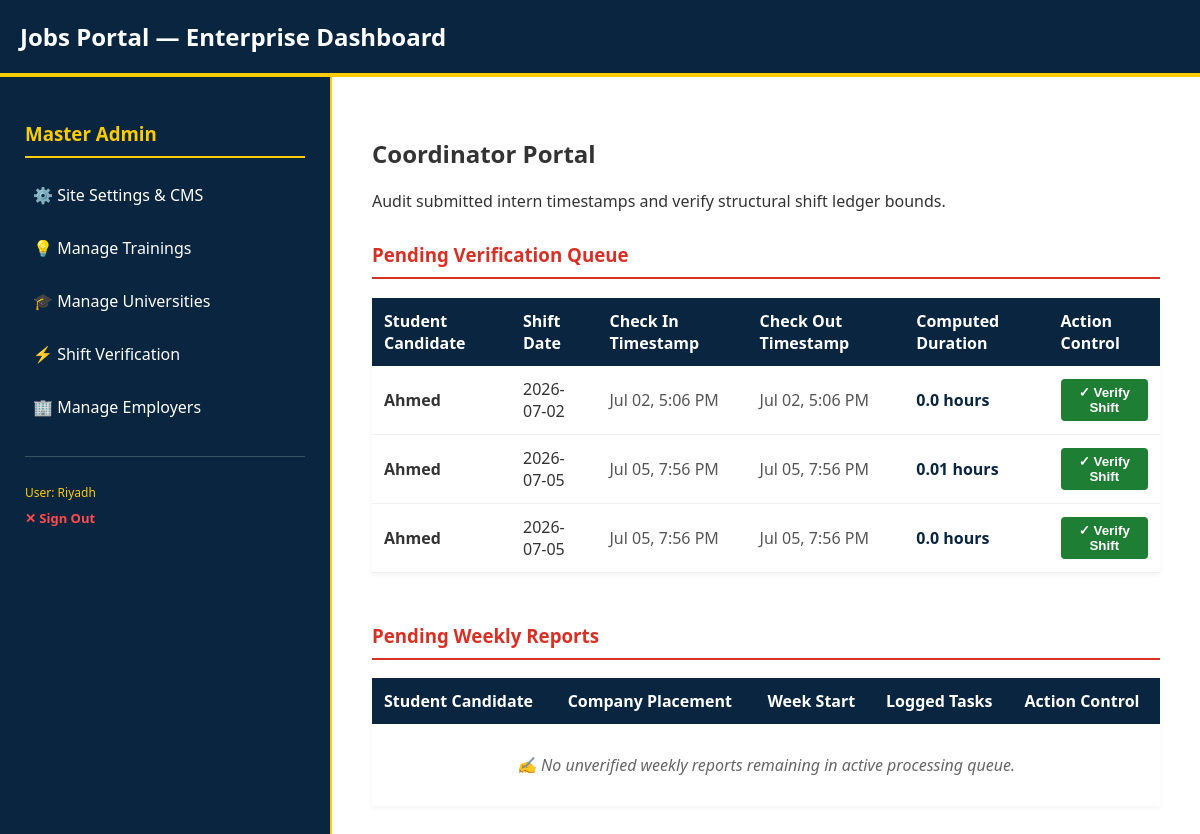
Before: /admin-manage/ (signed in) with the older database file.
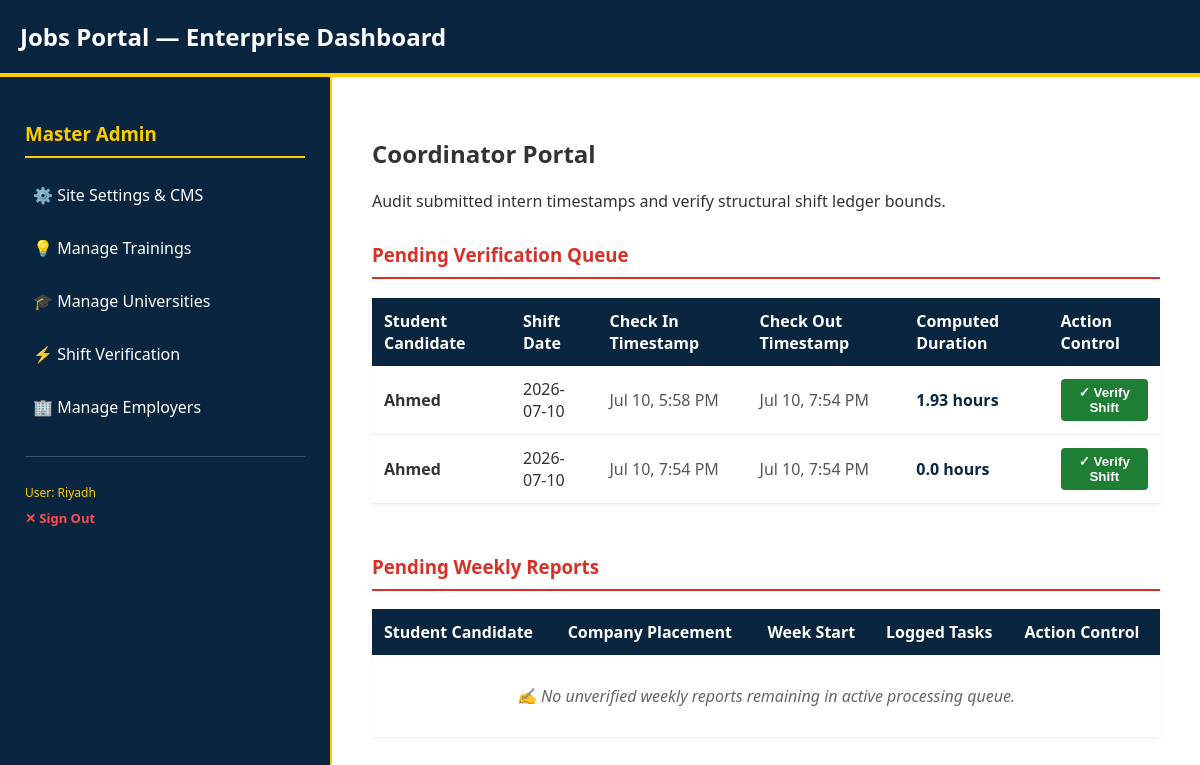
After: the same page with the newer database file.
### student_portal/models.py (models this page shows, shortened)
class AttendanceRecord(models.Model):
    user = models.ForeignKey(User, on_delete=models.CASCADE, related_name='attendance_records')
    date = models.DateField(default=timezone.now)
    check_in = models.DateTimeField(null=True, blank=True)
    check_out = models.DateTimeField(null=True, blank=True)
    hours_worked = models.FloatField(default=0.0)
    is_verified = models.BooleanField(default=False)

### student_portal/views.py (the view, shortened to what this page needs)
# urls.py: path('admin-manage/', views.admin_manage_view, name='admin_manage'),
@login_required
def admin_manage_view(request):
    if not (request.user.is_staff or request.user.is_superuser):
        return redirect('guest_home')
    pending_records = AttendanceRecord.objects.filter(is_verified=False, check_out__isnull=False)
    pending_reports = WeeklyReport.objects.filter(status='Pending').order_by('submitted_at')
    context = {
        'pending_records': pending_records,
        'pending_reports': pending_reports
    }
    return render(request, 'admin_manage.html', context)

### student_portal/templates/admin_manage.html (shortened to what the changed rows need)
{% extends 'base.html' %}
{% block content %}
<h2>Coordinator Portal</h2>
<div style="margin-top: 30px;">
    <table style="width: 100%; border-collapse: collapse; margin-top: 15px; background: white; box-shadow: 0 2px 5px rgba(0,0,0,0.05);">
        <thead>
            <tr style="background: var(--primary-blue); color: white; text-align: left;">
                <th style="padding: 12px;">Student Candidate</th>
                <th style="padding: 12px;">Shift Date</th>
                <th style="padding: 12px;">Check In Timestamp</th>
                <th style="padding: 12px;">Check Out Timestamp</th>
                <th style="padding: 12px;">Computed Duration</th>
                <th style="padding: 12px;">Action Control</th>
            </tr>
        </thead>
        <tbody>
            {% for record in pending_records %}
                <tr style="border-bottom: 1px solid #eee;">
                    <td style="padding: 12px; font-weight: bold;">{{ record.user.username }}</td>
                    <td style="padding: 12px;">{{ record.date|date:"Y-m-d" }}</td>
                    <td style="padding: 12px; color: #555;">{{ record.check_in|date:"M d, g:i A" }}</td>
                    <td style="padding: 12px; color: #555;">{{ record.check_out|date:"M d, g:i A" }}</td>
                    <td style="padding: 12px; font-weight: bold; color: var(--primary-blue);">{{ record.hours_worked }} hours</td>
                    <td style="padding: 12px;">
                        <form method="post" style="margin: 0;">
                            <button type="submit" style="background:#1e7e34; color:white; border:none; padding:6px 12px; border-radius:4px; font-weight:bold; cursor:pointer;">✓ Verify Shift</button>
                        </form>
                    </td>
                </tr>
            {% empty %}
                <tr>
                    <td colspan="6" style="padding: 30px; text-align: center; color: #666; font-style: italic;">
                        🎉 No unverified rows remaining in active processing queue.
                    </td>
                </tr>
            {% endfor %}
        </tbody>
    </table>
</div>
<div style="margin-top: 50px; margin-bottom: 50px;">
    <table style="width: 100%; border-collapse: collapse; margin-top: 15px; background: white; box-shadow: 0 2px 5px rgba(0,0,0,0.05);">
        <thead>
            <tr style="background: var(--primary-blue); color: white; text-align: left;">
                <th style="padding: 12px;">Student Candidate</th>
                <th style="padding: 12px;">Company Placement</th>
                <th style="padding: 12px;">Week Start</th>
                <th style="padding: 12px;">Logged Tasks</th>
                <th style="padding: 12px;">Action Control</th>
            </tr>
        </thead>
    </table>
</div>
{% endblock %}

Changed rows visible on the page:
no longer on this page (row edited): AttendanceRecord: user.username "Ahmed", date "2026-07-02", check_in "Jul 02, 5:06 PM", check_out "Jul 02, 5:06 PM", hours_worked "0.0"
no longer on this page (row edited): AttendanceRecord: user.username "Ahmed", date "2026-07-05", check_in "Jul 05, 7:56 PM", check_out "Jul 05, 7:56 PM", hours_worked "0.01"
no longer on this page (row edited): AttendanceRecord: user.username "Ahmed", date "2026-07-05", check_in "Jul 05, 7:56 PM", check_out "Jul 05, 7:56 PM", hours_worked "0.0"
added AttendanceRecord: user.username "Ahmed", date "2026-07-10", check_in "Jul 10, 5:58 PM", check_out "Jul 10, 7:54 PM", hours_worked "1.93"
added AttendanceRecord: user.username "Ahmed", date "2026-07-10", check_in "Jul 10, 7:54 PM", check_out "Jul 10, 7:54 PM", hours_worked "0.0"
